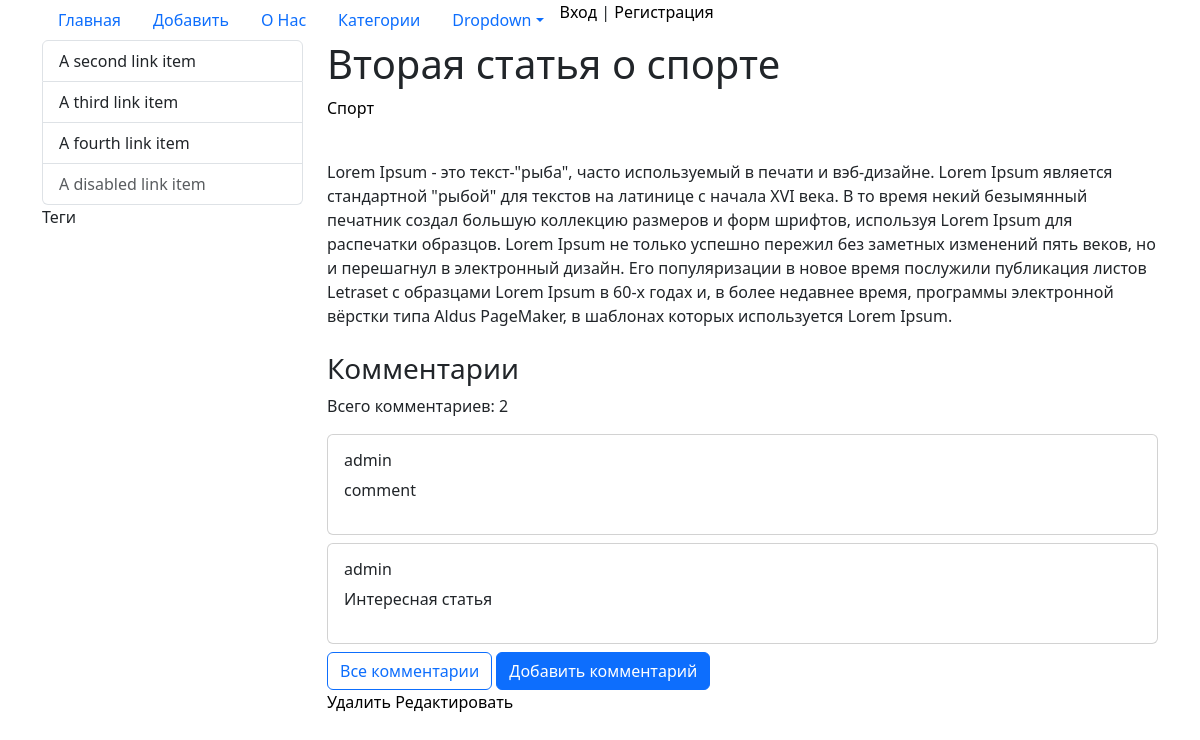
The app's page /post/vtoraya-statya-o-sporte/, older data.
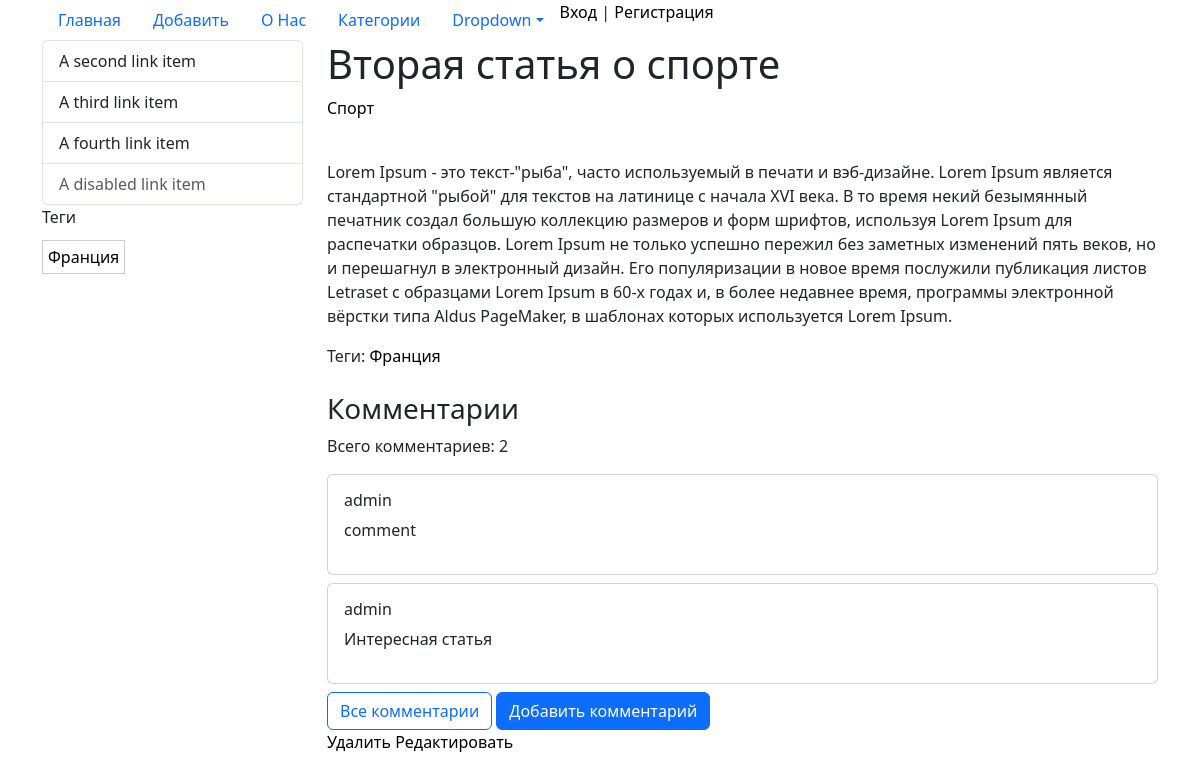
The same page, newer data.
### comments/models.py (models this page shows, shortened)
class Comment(models.Model):
    post = models.ForeignKey(Post, on_delete=models.CASCADE, related_name='comments', verbose_name='Товар')
    author = models.ForeignKey(settings.AUTH_USER_MODEL, on_delete=models.CASCADE, verbose_name='Автор')
    text = models.TextField(verbose_name='Текст комментария')
    created_at = models.DateTimeField(auto_now_add=True, verbose_name='Дата создания')
    updated_at = models.DateTimeField(auto_now=True, verbose_name='Дата обновления')
    is_active = models.BooleanField(default=True, verbose_name='Активен')
    rating = models.PositiveSmallIntegerField(
        choices=[(i, i) for i in range(1, 6)],
        verbose_name='Рейтинг',
        null=True,
        blank=True
    )
    class Meta:
        verbose_name = 'Комментарий'
        verbose_name_plural = 'Комментарии'
        ordering = ['-created_at']
        indexes = [
            models.Index(fields=['post', 'created_at']),
            models.Index(fields=['is_active']),
        ]

### users/models.py (models this page shows)
class User(AbstractUser):
    photo = models.ImageField(upload_to='users/%Y/%m/%d', blank=True, verbose_name='Фото')
    phone = models.CharField(max_length=13, blank=True, null=True, unique=True, verbose_name='Телефон')
    date_birth = models.DateField(blank=True, null=True, verbose_name='Дата рождения')
    address = models.CharField(max_length=255, blank=True, null=True, verbose_name='Адрес')
    is_verified = models.BooleanField(default=False, verbose_name='Подтверждён')
    verification_token = models.CharField(max_length=100, blank=True, null=True)
    token_created_at = models.DateTimeField(blank=True, null=True)
    class Meta:
        verbose_name = 'Пользователь'
        verbose_name_plural = 'Пользователи'

### blog/models.py (models this page shows)
class PostTags(models.Model):
    tag = models.CharField(max_length=100, db_index=True, verbose_name='Тег')
    slug = models.SlugField(max_length=150, db_index=True, unique=True)
    class Meta:
        verbose_name = 'Тег'
        verbose_name_plural = 'Теги'
    def get_absolute_url(self):
        return reverse('tag', kwargs={'slug': self.slug})
    def __str__(self):
        return self.tag

### blog/views.py (the view)
# urls.py: path('post/<slug:slug>/', PostPageView.as_view(), name='post'),
class PostPageView(DetailView):
    model = Post
    template_name = 'blog/post_detail.html'
    context_object_name = 'post'
    slug_url_kwarg = 'slug'
    def get_context_data(self, **kwargs):
        context = super().get_context_data(**kwargs)
        context['title'] = Post.objects.get(slug=self.kwargs['slug'])
        return context

### blog/models.py (called while the page is built)
    def get_absolute_url(self):
        return reverse('cat', kwargs={'slug': self.slug})

    def __str__(self):
        return self.title

    def active_comments(self):
        return self.comments.filter(is_active=True)

    def active_comments_count(self):
        return self.comments.filter(is_active=True).count()

    def __str__(self):
        return self.title

### blog/templatetags/blog_tags.py (called while the page is built)
@register.simple_tag()
def get_category():
    return Category.objects.all()

@register.simple_tag()
def get_tags():
    return PostTags.objects.all()

### blog/templates/blog/post_detail.html (shortened to what this page needs)
{% extends 'base.html' %}
{% block content %}
    <h1>{{ post }}</h1>
    <a href="{{ post.category.get_absolute_url }}">{{ post.category }}</a>
    {% if post.image %}
            <p><img src="{{ post.image.url }}" alt=""></p>
        {% else %}
            <p><img src="/media/users/noimg.png" alt=""></p>
        {% endif %}
    <p>{{ post.content }}</p>
    {% with post.tags.all as tags %}
            {% if tags %}
                <div class="post_tag">
                    Теги:
                    {% for tag in tags %}
                        <a class="tag_link" href="{{ tag.get_absolute_url }}">{{ tag }}</a>
                    {% endfor %}
                </div>
            {% endif %}
        {% endwith %}
    <div class="mt-4">
    <h3>Комментарии</h3>
    {% with comments_count=post.comments.count %}
    <p>Всего комментариев: {{ post.active_comments_count }}</p>
    {% endwith %}
    {% for comment in post.active_comments|slice:":3" %}
    <div class="card mb-2">
        <div class="card-body">
            <h6>{{ comment.author.username }}</h6>
            <p>{{ comment.text|truncatewords:20 }}</p>
        </div>
    </div>
    {% endfor %}
    <a href="{% url 'comments:post_comments' post.slug %}" class="btn btn-outline-primary">
        Все комментарии
    </a>
    <a href="{% url 'comments:add_comment' post.slug %}" class="btn btn-primary">
        Добавить комментарий
    </a>
</div>
    <a href="{% url 'delete_post' post.slug %}">Удалить</a>
    <a href="{% url 'edit_post' post.slug %}">Редактировать</a>
{% endblock %}

### templates/base.html (shortened to what this page needs)
{% load static %}
{% load blog_tags %}
{% load cache %}
<!doctype html>
<html lang="ru">
<head>
    <link href="https://cdn.jsdelivr.net/npm/bootstrap@5.3.7/dist/css/bootstrap.min.css" rel="stylesheet"
>
    <link rel="stylesheet" href="{% static 'users/css/style.css' %}">
    <link rel="stylesheet" href="{% static 'blog/css/style.css' %}">
</head>
<body>
<header class="header">
    <div class="header_menu">
        <div class="container">
            <ul class="nav nav-pills">
                <li class="nav-item">
                    <a class="nav-link" aria-current="page" href="{% url 'index' %}">Главная</a>
                </li>
                <li class="nav-item">
                    <a class="nav-link" aria-current="page" href="{% url 'add_post' %}">Добавить</a>
                </li>
                <li class="nav-item">
                    <a class="nav-link" aria-current="page" href="{% url 'about' %}">О Нас</a>
                </li>
                <li class="nav-item">
                    <a class="nav-link" aria-current="page" href="{% url 'category' %}">Категории</a>
                </li>
                <li class="nav-item dropdown">
                    <a class="nav-link dropdown-toggle" data-bs-toggle="dropdown" href="#" role="button"
                       aria-expanded="false">Dropdown</a>
                        {% get_category as nav_categories %}
                </li>
                {% if user.is_authenticated %}
                    <li class="nav_item"><a class="nav-link" href="{% url 'profile' %}">Добро
                        пожаловать {{ user.username }}</a></li>
                    <li class="nav_item">
                        <form action="{% url 'logout' %}" method="post">
                            {% csrf_token %}
                            <button class="logout" type="submit">Выход</button>
                        </form>
                    </li>
                {% else %}
                    <li><a class="nav_item" href="{% url 'login' %}">Вход</a> | <a href="{% url 'register' %}">Регистрация</a>
                    </li>
                {% endif %}
            </ul>
        </div>
    </div>
</header>
<content class="content">
    <div class="container">
        <div class="row">
            <div class="sidebar col-md-3">
                <div class="list-group">
                    <a href="#" class="list-group-item list-group-item-action">A second link item</a>
                    <a href="#" class="list-group-item list-group-item-action">A third link item</a>
                    <a href="#" class="list-group-item list-group-item-action">A fourth link item</a>
                    <a href="#" class="list-group-item list-group-item-action disabled" aria-disabled="true">A disabled
                        link item</a>
                </div>
                {% get_tags as tags %}
                <p>Теги</p>
                <div class="tags">
                    {% for tag in tags %}
                        <a class="tag" href="{{ tag.get_absolute_url }}">{{ tag }}</a>
                    {% endfor %}
                </div>
            </div>
            <div class="main col-md-9">
                {% block content %}{% endblock %}
            </div>
        </div>
    </div>
</content>
</body>
</html>

Row changes from the older to the newer data that the page shows:
added PostTags: tag "Франция"
Text that changed along with them:
text now shown: "Теги:"
